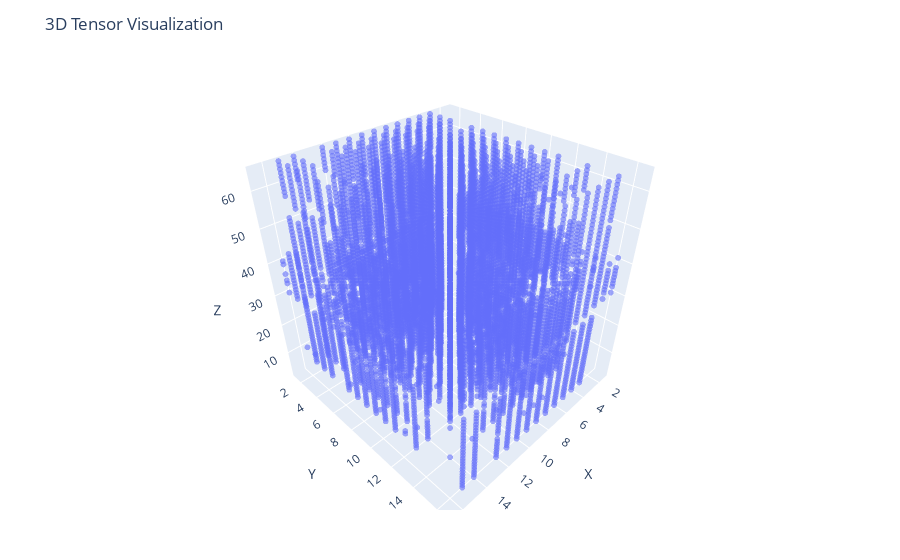

Source (notebook cell):
### Code cell
# plotTensor(red_strata.tensor, 0.1)
plotTensor(green_strata.tensor, 0.1, color="green")
# plotTensor(blue_strata.tensor, 0.1)

### Figure 1 — Plotly figure (JSON) as saved in the notebook; plotly's stock layout.template omitted (floating-point values rounded to 4 significant figures; data arrays with more than 128 entries replaced by an {"elided": "..."} marker saying what was removed)
{"data": [{"marker": {"opacity": 0.6, "size": 2}, "mode": "markers", "type": "scatter3d", "x": {"elided": "10040 int values"}, "y": {"elided": "10040 int values"}, "z": {"elided": "10040 int values"}}], "layout": {"margin": {"b": 50, "l": 50, "r": 50, "t": 60}, "scene": {"aspectmode": "cube", "xaxis": {"range": [1, 17], "title": "X"}, "yaxis": {"range": [1, 17], "title": "Y"}, "zaxis": {"range": [1, 66], "title": "Z"}}, "title": "3D Tensor Visualization"}}
